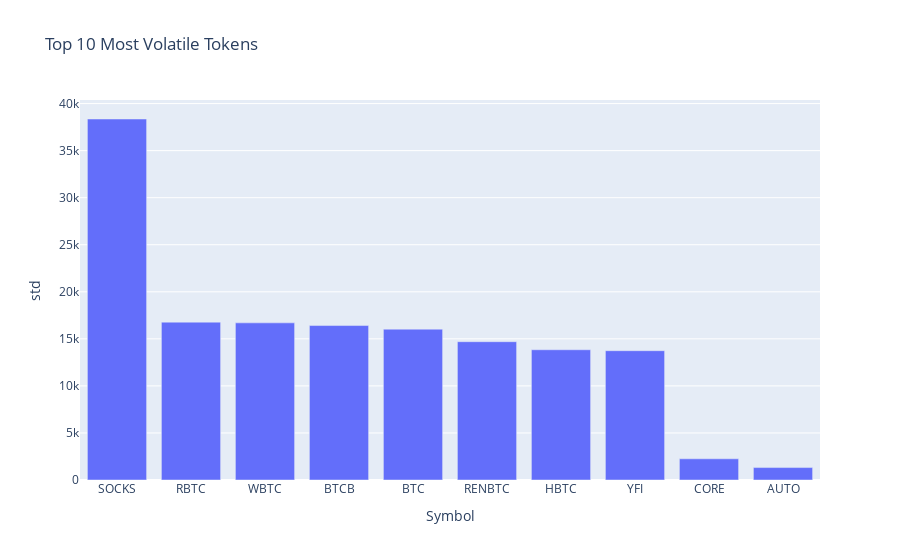

Notebook code for this chart:
### Code cell
# volatility check
top_std = summary_stats_clean.dropna(subset=['std']).sort_values('std', ascending=False).head(10)

px.bar(top_std.reset_index(), x='Symbol', y='std', title='Top 10 Most Volatile Tokens')

### Figure 1 — Plotly figure (JSON) as saved in the notebook; plotly's stock layout.template omitted (floating-point values rounded to 4 significant figures)
{"data": [{"hovertemplate": "Symbol=%{x}<br>std=%{y}<extra></extra>", "legendgroup": "", "marker": {"color": "#636efa", "pattern": {"shape": ""}}, "name": "", "orientation": "v", "showlegend": false, "textposition": "auto", "type": "bar", "x": ["SOCKS", "RBTC", "WBTC", "BTCB", "BTC", "RENBTC", "HBTC", "YFI", "CORE", "AUTO"], "xaxis": "x", "y": [38360.0, 16780.0, 16700.0, 16410.0, 16030.0, 14700.0, 13840.0, 13740.0, 2252.0, 1321.0], "yaxis": "y"}], "layout": {"barmode": "relative", "legend": {"tracegroupgap": 0}, "title": {"text": "Top 10 Most Volatile Tokens"}, "xaxis": {"anchor": "y", "domain": [0, 1], "title": {"text": "Symbol"}}, "yaxis": {"anchor": "x", "domain": [0, 1], "title": {"text": "std"}}}}
